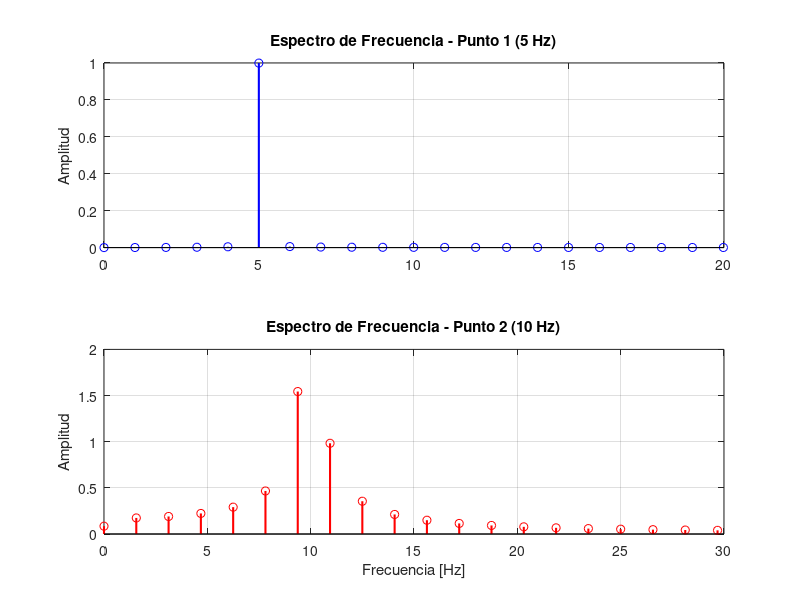

Write the MATLAB code that produced this figure.
% --- PUNTO 4: ANALISIS DE FRECUENCIA (FFT) ---

% RECREAMOS LOS DATOS DEL PUNTO 1 (5 Hz, Fs=1000)
Fs1 = 1000; T1 = 1; t1 = 0:1/Fs1:T1; f1 = 5; A1 = 1;
s1 = A1 * sin(2 * pi * f1 * t1);

% RECREAMOS LOS DATOS DEL PUNTO 2 (10 Hz, Fs=200, N=128)
fs2 = 200; N2 = 128; n2 = 0:N2-1; t2 = n2/fs2; f2 = 10; A2 = 2;
s2 = A2 * sin(2 * pi * f2 * t2);

% --- CALCULO DE FFT PARA SENAL 1 ---
L1 = length(s1);
X1 = fft(s1);              % Calculo de la FFT
P2_1 = abs(X1/L1);         % Magnitud normalizada (ambos lados)
P1_1 = P2_1(1:L1/2+1);     % Tomamos solo la mitad positiva
P1_1(2:end-1) = 2*P1_1(2:end-1); % Ajuste de amplitud por energia
freq1 = Fs1 * (0:(L1/2)) / L1;   % Eje de frecuencias en Hz

% --- CALCULO DE FFT PARA SENAL 2 ---
L2 = length(s2);
X2 = fft(s2);
P2_2 = abs(X2/L2);
P1_2 = P2_2(1:L2/2+1);
P1_2(2:end-1) = 2*P1_2(2:end-1);
freq2 = fs2 * (0:(L2/2)) / L2;

% --- GRAFICACION ---
figure(4);

% Espectro Senal 1
subplot(2,1,1);
stem(freq1, P1_1, 'b', 'LineWidth', 1.5);
title('Espectro de Frecuencia - Punto 1 (5 Hz)');
ylabel('Amplitud');
grid on;
xlim([0 20]); % Hacemos zoom en las frecuencias bajas para ver el pico

% Espectro Senal 2
subplot(2,1,2);
stem(freq2, P1_2, 'r', 'LineWidth', 1.5);
title('Espectro de Frecuencia - Punto 2 (10 Hz)');
xlabel('Frecuencia [Hz]');
ylabel('Amplitud');
grid on;
xlim([0 30]); % Hacemos zoom
